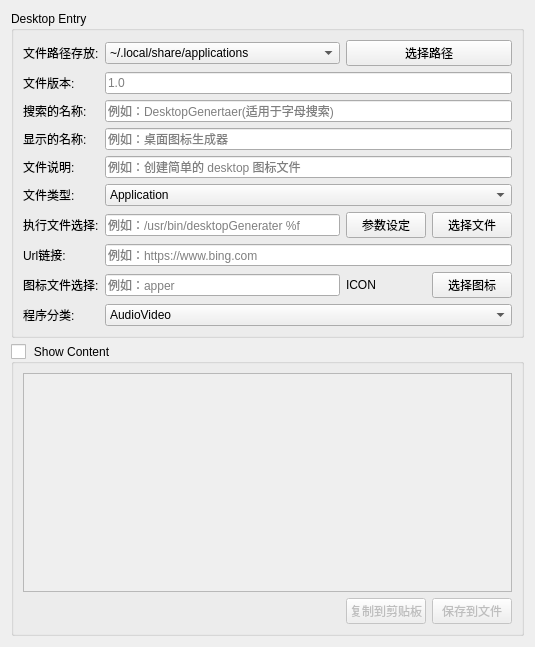
<?xml version="1.0" encoding="UTF-8"?>
<ui version="4.0">
 <class>DesktopGenertater</class>
 <widget class="QWidget" name="DesktopGenertater">
  <property name="geometry">
   <rect>
    <x>0</x>
    <y>0</y>
    <width>535</width>
    <height>647</height>
   </rect>
  </property>
  <property name="minimumSize">
   <size>
    <width>535</width>
    <height>0</height>
   </size>
  </property>
  <property name="windowTitle">
   <string>桌面图标生成器 - v1.2</string>
  </property>
  <layout class="QGridLayout" name="gridLayout_2">
   <property name="sizeConstraint">
    <enum>QLayout::SetNoConstraint</enum>
   </property>
   <item row="0" column="0">
    <widget class="QGroupBox" name="groupBox">
     <property name="title">
      <string>Desktop Entry</string>
     </property>
     <layout class="QGridLayout" name="gridLayout">
      <item row="1" column="1" colspan="2">
       <widget class="QLineEdit" name="contentVersion">
        <property name="text">
         <string/>
        </property>
        <property name="placeholderText">
         <string>1.0</string>
        </property>
       </widget>
      </item>
      <item row="2" column="0">
       <widget class="QLabel" name="fileContentNameLabel">
        <property name="text">
         <string>搜索的名称:</string>
        </property>
       </widget>
      </item>
      <item row="4" column="1" colspan="2">
       <widget class="QLineEdit" name="contentComment">
        <property name="text">
         <string/>
        </property>
        <property name="placeholderText">
         <string>例如：创建简单的 desktop 图标文件</string>
        </property>
       </widget>
      </item>
      <item row="7" column="1" colspan="2">
       <widget class="QLineEdit" name="contentUrl">
        <property name="placeholderText">
         <string>例如：https://www.bing.com</string>
        </property>
       </widget>
      </item>
      <item row="1" column="0">
       <widget class="QLabel" name="fileContentVersionLabel">
        <property name="text">
         <string>文件版本:</string>
        </property>
       </widget>
      </item>
      <item row="6" column="1">
       <widget class="QLineEdit" name="contentExec">
        <property name="text">
         <string/>
        </property>
        <property name="placeholderText">
         <string>例如：/usr/bin/desktopGenerater %f</string>
        </property>
       </widget>
      </item>
      <item row="4" column="0">
       <widget class="QLabel" name="fileContentCommentLabel">
        <property name="text">
         <string>文件说明:</string>
        </property>
       </widget>
      </item>
      <item row="2" column="1" colspan="2">
       <widget class="QLineEdit" name="contentName">
        <property name="text">
         <string/>
        </property>
        <property name="placeholderText">
         <string>例如：DesktopGenertaer(适用于字母搜索)</string>
        </property>
       </widget>
      </item>
      <item row="9" column="1" colspan="2">
       <widget class="QComboBox" name="contentCategoriesComb">
        <item>
         <property name="text">
          <string>AudioVideo</string>
         </property>
        </item>
        <item>
         <property name="text">
          <string>Audio</string>
         </property>
        </item>
        <item>
         <property name="text">
          <string>Video</string>
         </property>
        </item>
        <item>
         <property name="text">
          <string>Development</string>
         </property>
        </item>
        <item>
         <property name="text">
          <string>Education</string>
         </property>
        </item>
        <item>
         <property name="text">
          <string>Game</string>
         </property>
        </item>
        <item>
         <property name="text">
          <string>Graphics</string>
         </property>
        </item>
        <item>
         <property name="text">
          <string>Network</string>
         </property>
        </item>
        <item>
         <property name="text">
          <string>Office</string>
         </property>
        </item>
        <item>
         <property name="text">
          <string>Science</string>
         </property>
        </item>
        <item>
         <property name="text">
          <string>Settings</string>
         </property>
        </item>
        <item>
         <property name="text">
          <string>System</string>
         </property>
        </item>
        <item>
         <property name="text">
          <string>Utility</string>
         </property>
        </item>
       </widget>
      </item>
      <item row="3" column="0">
       <widget class="QLabel" name="fileContentNameZhCnLabel">
        <property name="text">
         <string>显示的名称:</string>
        </property>
       </widget>
      </item>
      <item row="9" column="0">
       <widget class="QLabel" name="fileContentCategoriesLabel">
        <property name="text">
         <string>程序分类:</string>
        </property>
       </widget>
      </item>
      <item row="3" column="1" colspan="2">
       <widget class="QLineEdit" name="contentNameZhCn">
        <property name="text">
         <string/>
        </property>
        <property name="placeholderText">
         <string>例如：桌面图标生成器</string>
        </property>
       </widget>
      </item>
      <item row="5" column="0">
       <widget class="QLabel" name="fileContentTypeLabel">
        <property name="text">
         <string>文件类型:</string>
        </property>
       </widget>
      </item>
      <item row="0" column="1">
       <widget class="QComboBox" name="fileFolderComb">
        <item>
         <property name="text">
          <string>~/.local/share/applications</string>
         </property>
        </item>
       </widget>
      </item>
      <item row="0" column="2">
       <widget class="QPushButton" name="folderChoose">
        <property name="text">
         <string>选择路径</string>
        </property>
       </widget>
      </item>
      <item row="5" column="1" colspan="2">
       <widget class="QComboBox" name="contentTypeComb">
        <item>
         <property name="text">
          <string>Application</string>
         </property>
        </item>
        <item>
         <property name="text">
          <string>Link</string>
         </property>
        </item>
        <item>
         <property name="text">
          <string>Directory(未实现)</string>
         </property>
        </item>
       </widget>
      </item>
      <item row="8" column="0">
       <widget class="QLabel" name="fileContentIconLabel">
        <property name="text">
         <string>图标文件选择:</string>
        </property>
       </widget>
      </item>
      <item row="6" column="0">
       <widget class="QLabel" name="fileContentExecLabel">
        <property name="text">
         <string>执行文件选择:</string>
        </property>
       </widget>
      </item>
      <item row="6" column="2">
       <layout class="QHBoxLayout" name="horizontalLayout_2">
        <item>
         <widget class="QPushButton" name="execParamChoose">
          <property name="text">
           <string>参数设定</string>
          </property>
         </widget>
        </item>
        <item>
         <widget class="QPushButton" name="execFileChoose">
          <property name="text">
           <string>选择文件</string>
          </property>
         </widget>
        </item>
       </layout>
      </item>
      <item row="7" column="0">
       <widget class="QLabel" name="fileContentUrlLabel">
        <property name="text">
         <string>Url链接:</string>
        </property>
       </widget>
      </item>
      <item row="8" column="1">
       <widget class="QLineEdit" name="contentIcon">
        <property name="text">
         <string/>
        </property>
        <property name="placeholderText">
         <string>例如：apper</string>
        </property>
       </widget>
      </item>
      <item row="0" column="0">
       <widget class="QLabel" name="fileFolderLabel">
        <property name="text">
         <string>文件路径存放:</string>
        </property>
       </widget>
      </item>
      <item row="8" column="2">
       <layout class="QHBoxLayout" name="horizontalLayout_3">
        <item>
         <widget class="QLabel" name="contentIconPreview">
          <property name="text">
           <string>ICON</string>
          </property>
         </widget>
        </item>
        <item>
         <widget class="QPushButton" name="iconFileChoose">
          <property name="text">
           <string>选择图标</string>
          </property>
         </widget>
        </item>
       </layout>
      </item>
     </layout>
    </widget>
   </item>
   <item row="1" column="0">
    <widget class="DesktopExtendedGroupBox" name="contentGroupBox">
     <property name="enabled">
      <bool>true</bool>
     </property>
     <property name="sizePolicy">
      <sizepolicy hsizetype="Preferred" vsizetype="Preferred">
       <horstretch>0</horstretch>
       <verstretch>0</verstretch>
      </sizepolicy>
     </property>
     <property name="styleSheet">
      <string notr="true">QGroupBox::indicator {width: 15px;height: 15px;}
QGroupBox::indicator:checked {image: url(:/images/uncheck.png)}
QGroupBox::indicator:unchecked {image: url(:/images/check.png)}</string>
     </property>
     <property name="title">
      <string>Show Content</string>
     </property>
     <property name="alignment">
      <set>Qt::AlignLeading|Qt::AlignLeft|Qt::AlignTop</set>
     </property>
     <property name="flat">
      <bool>false</bool>
     </property>
     <property name="checkable">
      <bool>true</bool>
     </property>
     <property name="checked">
      <bool>false</bool>
     </property>
     <layout class="QVBoxLayout" name="verticalLayout">
      <item>
       <widget class="QTextEdit" name="contentText">
        <property name="html">
         <string>&lt;!DOCTYPE HTML PUBLIC &quot;-//W3C//DTD HTML 4.0//EN&quot; &quot;http://www.w3.org/TR/REC-html40/strict.dtd&quot;&gt;
&lt;html&gt;&lt;head&gt;&lt;meta name=&quot;qrichtext&quot; content=&quot;1&quot; /&gt;&lt;style type=&quot;text/css&quot;&gt;
p, li { white-space: pre-wrap; }
&lt;/style&gt;&lt;/head&gt;&lt;body style=&quot; font-family:'Noto Sans CJK SC'; font-size:10.5pt; font-weight:400; font-style:normal;&quot;&gt;
&lt;p style=&quot;-qt-paragraph-type:empty; margin-top:0px; margin-bottom:0px; margin-left:0px; margin-right:0px; -qt-block-indent:0; text-indent:0px;&quot;&gt;&lt;br /&gt;&lt;/p&gt;&lt;/body&gt;&lt;/html&gt;</string>
        </property>
        <property name="placeholderText">
         <string/>
        </property>
       </widget>
      </item>
      <item>
       <layout class="QHBoxLayout" name="horizontalLayout">
        <item>
         <spacer name="horizontalSpacer">
          <property name="orientation">
           <enum>Qt::Horizontal</enum>
          </property>
          <property name="sizeHint" stdset="0">
           <size>
            <width>40</width>
            <height>20</height>
           </size>
          </property>
         </spacer>
        </item>
        <item>
         <widget class="QPushButton" name="copyClipper">
          <property name="text">
           <string>复制到剪贴板</string>
          </property>
         </widget>
        </item>
        <item>
         <widget class="QPushButton" name="saveAsFile">
          <property name="text">
           <string>保存到文件</string>
          </property>
         </widget>
        </item>
       </layout>
      </item>
     </layout>
    </widget>
   </item>
  </layout>
  <zorder>contentGroupBox</zorder>
  <zorder>groupBox</zorder>
 </widget>
 <customwidgets>
  <customwidget>
   <class>DesktopExtendedGroupBox</class>
   <extends>QGroupBox</extends>
   <header>desktopextendedgroupbox.h</header>
   <container>1</container>
  </customwidget>
 </customwidgets>
 <resources/>
 <connections/>
</ui>
